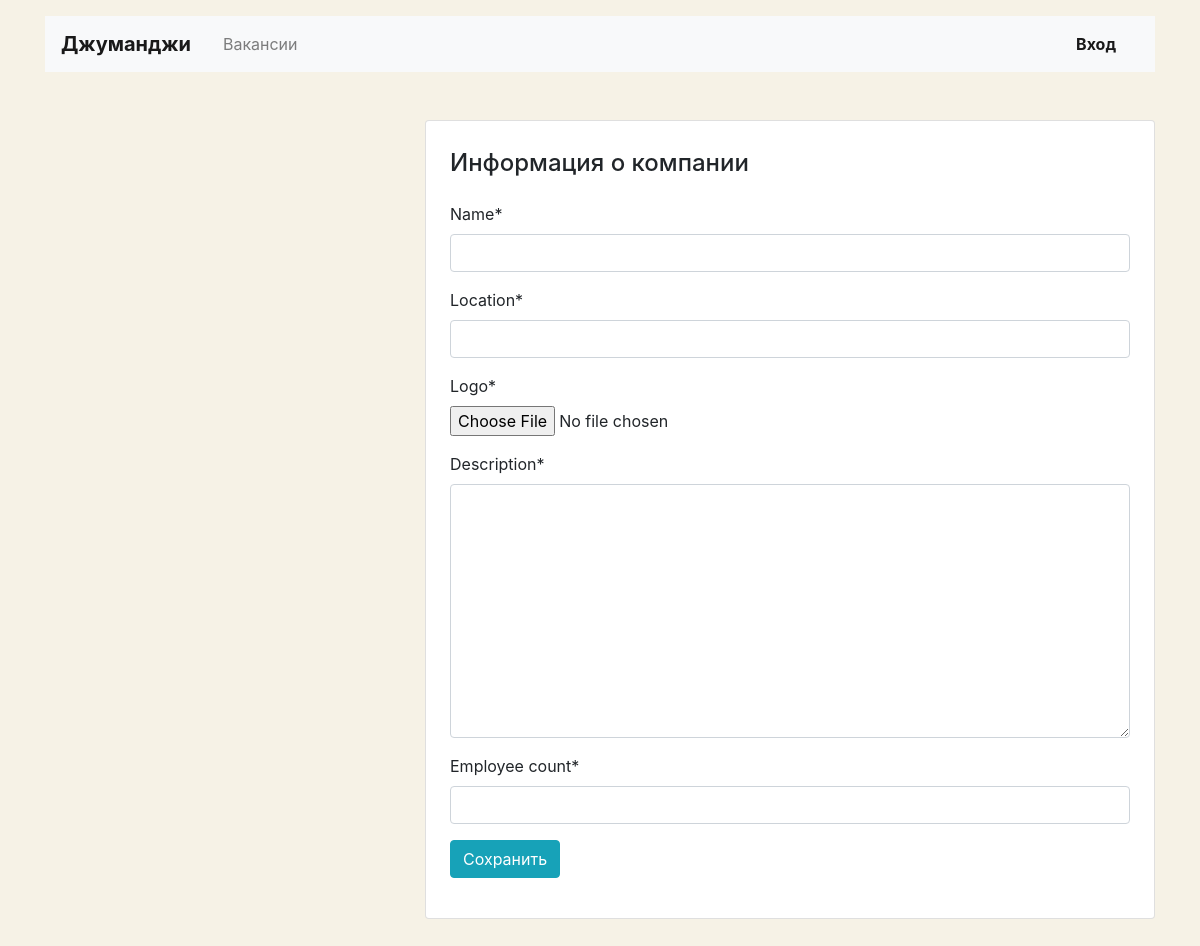
The page /mycompany/ (signed in) on the database as committed earlier.
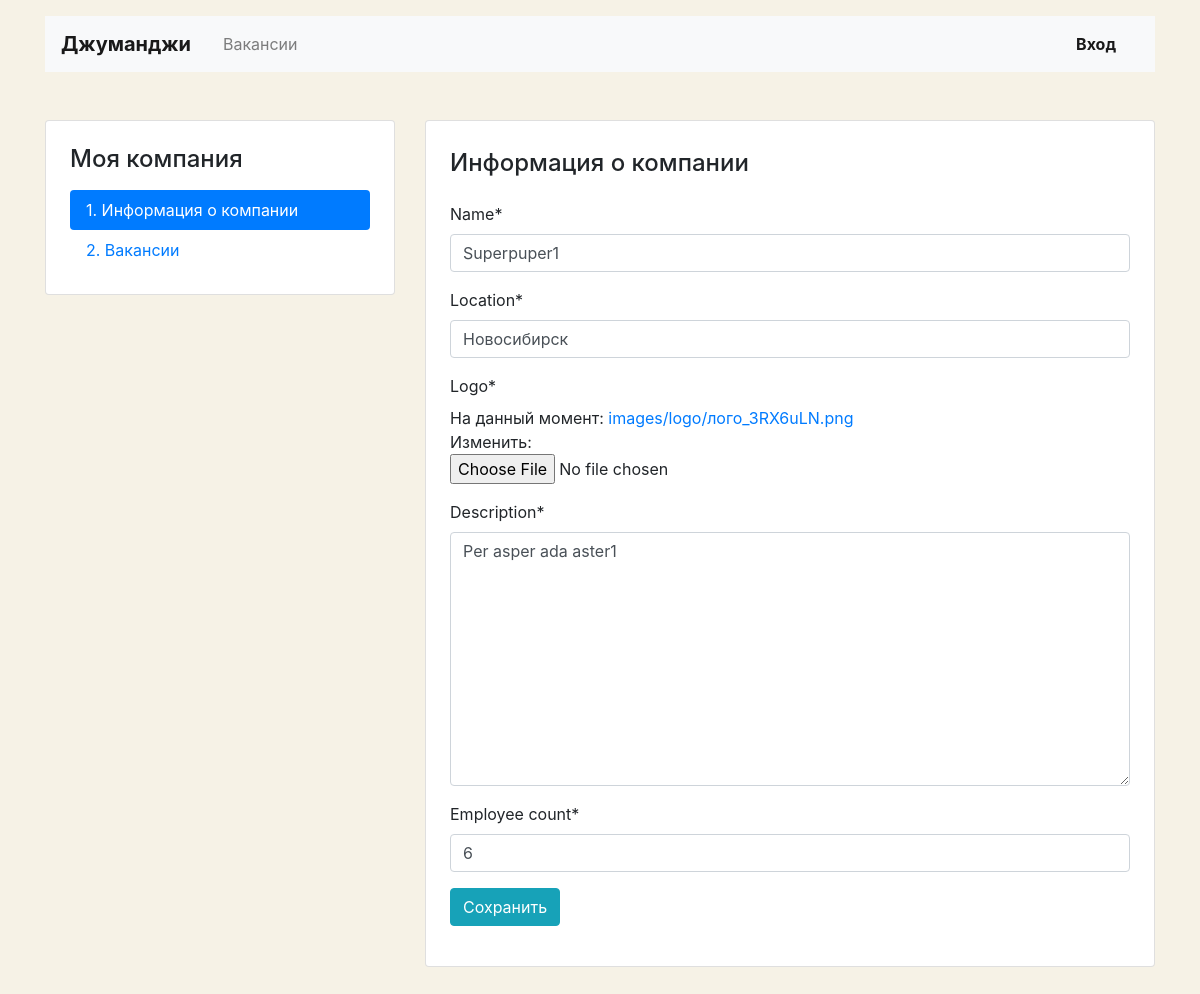
The same page on the database as committed later.
### vacancies/models.py (models this page shows, shortened)
class Company(models.Model):
    name = models.CharField(max_length=50)
    location = models.CharField(max_length=30)
    logo = models.ImageField(upload_to='images/logo/')
    description = models.TextField()
    employee_count = models.IntegerField()
    owner = models.OneToOneField(User,null=True,  on_delete=models.PROTECT, related_name='company')
    class Meta:
       verbose_name_plural = 'Companies'

### vacancies/views.py (the view, shortened to what this page needs)
# urls.py: path('mycompany/', views.MyCompanyView.as_view(), name='mycompany'),
class MyCompanyView(LoginRequiredMixin, TemplateResponseMixin, View):
    form_class=CompanyForm
    template_name='company/company-edit.html'
    def get(self, request, *args, **kwargs):
        try:
            return self.render_to_response({
                'form': self.form_class(instance=request.user.company),
            })
        except ObjectDoesNotExist:
            return self.render_to_response({
                'form': self.form_class(),
            })

### vacancies/forms.py
class CompanyForm(forms.ModelForm):
    class Meta:
        model = Company
        exclude = ('owner',)

### vacancies/templates/company/company-edit.html (shortened to what this page needs)
{% extends 'base.html' %}
{% load crispy_forms_tags %}
{% block content %}
  <main class="container mt-3 pb-5">
    <div class="row mt-5">
      <div class="col-12 col-lg-4">
        {% if request.user.company %}
          {% include 'company/mycompany-nav.html' %}
          {% endif %}
      </div>
      <div class="col-12 col-lg-8">
        <div class="card">
          <div class="card-body px-4 pb-4">
            <section class="tab-pane fade show active">
              <h2 class="h4 pt-2 pb-3">Информация о компании</h2>
              <form action="{{ request.path }}" method="post" enctype="multipart/form-data">
                 {{ form|crispy }}
                <div class="form-group">
                  <input type="submit" class="btn btn-info" value="Сохранить">
                </div>
              </form>
            </section>
          </div>
        </div>
      </div>
    </div>
  </main>
{% endblock content %}

Rows that differ between the two databases and show on the page:
added Company: name "Superpuper1", location "Новосибирск", description "Per asper ada aster1", employee_count "6"
Other text that changed with them:
text no longer shown: "Name * Location * Logo * Description * Employee count *"
text now shown: "Моя компания 1. Информация о компании 2. Вакансии Name * Location * Logo * На данный момент: images/logo/лого_3RX6uLN.png Изменить: Description * Employee count *"
